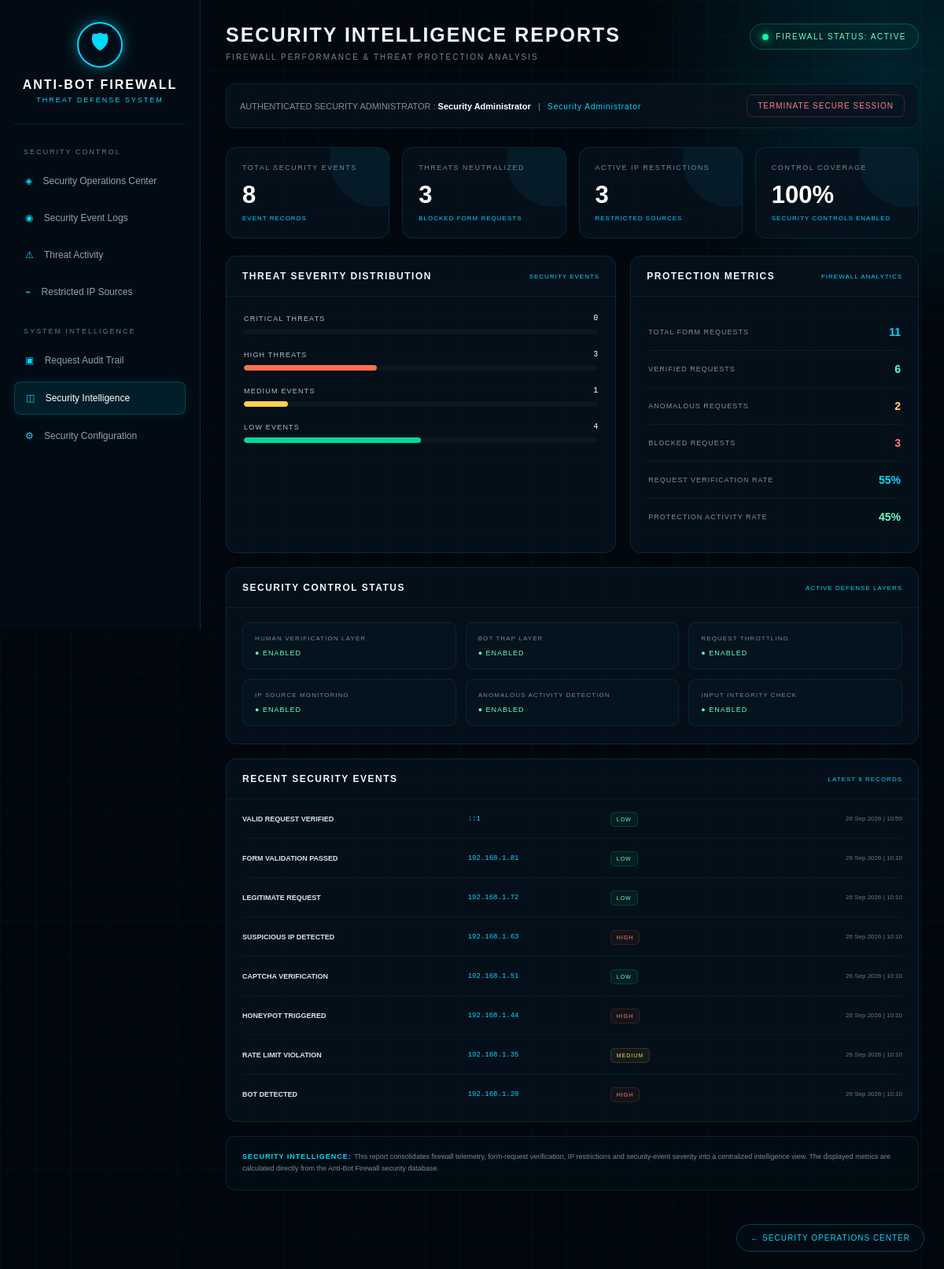
Screenshot of /security_reports.php (signed in) with the database file from the repository.
### tables this page shows
CREATE TABLE `security_logs` (
  `id` int(11) NOT NULL,
  `event_type` varchar(100) NOT NULL,
  `ip_address` varchar(45) NOT NULL,
  `severity` enum('LOW','MEDIUM','HIGH','CRITICAL') DEFAULT 'LOW',
  `action_taken` varchar(150) DEFAULT NULL,
  `user_agent` text DEFAULT NULL,
  `created_at` timestamp NOT NULL DEFAULT current_timestamp()
);

### security_reports.php (the view, shortened to what the rows shown need)
<?php
$recent_events = mysqli_query(
    $conn,
    "SELECT
        event_type,
        ip_address,
        severity,
        action_taken,
        created_at
     FROM security_logs
     ORDER BY id DESC
     LIMIT 8"
);
?>
<!DOCTYPE html>
<html lang="en">
<head>
</head>
<body>
<aside class="sidebar">
    <div class="logo">
        <h2>
            ANTI-BOT FIREWALL
        </h2>
    </div>
</aside>
<main class="main">
    <div class="header">
        <div>
            <h1>
                SECURITY INTELLIGENCE REPORTS
            </h1>
        </div>
    </div>
    <div class="report-grid">
        <section class="panel">
            <div class="panel-header">
                <h2>
                    THREAT SEVERITY DISTRIBUTION
                </h2>
            </div>
        </section>
        <section class="panel">
            <div class="panel-header">
                <h2>
                    PROTECTION METRICS
                </h2>
            </div>
        </section>
    </div>
    <section class="panel">
        <div class="panel-header">
            <h2>
                SECURITY CONTROL STATUS
            </h2>
        </div>
    </section>
    <section
        class="panel"
        style="margin-top:18px;"
    >
        <div class="panel-header">
            <h2>
                RECENT SECURITY EVENTS
            </h2>
        </div>
        <div class="event-list">
        <?php if (
            $recent_events &&
            mysqli_num_rows($recent_events) > 0
        ): ?>
            <?php while (
                $event = mysqli_fetch_assoc($recent_events)
            ): ?>
                <?php
                $severity =
                    strtoupper(
                        $event["severity"]
                    );
                $severity_class =
                    strtolower($severity);
                ?>
                <div class="event">
                    <div class="event-type">
                        <?= htmlspecialchars(
                            $event["event_type"]
                        ) ?>
                    </div>
                    <div class="event-ip">
                        <?= htmlspecialchars(
                            $event["ip_address"]
                        ) ?>
                    </div>
                    <div>
                        <span
                            class="badge badge-<?= htmlspecialchars(
                                $severity_class
                            ) ?>"
                        >
                            <?= htmlspecialchars(
                                $severity
                            ) ?>
                        </span>
                    </div>
                    <div class="event-time">
                        <?= date(
                            "d M Y | H:i",
                            strtotime(
                                $event["created_at"]
                            )
                        ) ?>
                    </div>
                </div>
            <?php endwhile; ?>
        <?php endif; ?>
        </div>
    </section>
</main>
</body>
</html>

### rows the page displays
security_logs: event_type "VALID REQUEST VERIFIED", ip_address "::1", severity "LOW", created_at "26 Sep 2026 | 10:50"
security_logs: event_type "FORM VALIDATION PASSED", ip_address "192.168.1.81", severity "LOW", created_at "26 Sep 2026 | 10:10"
security_logs: event_type "LEGITIMATE REQUEST", ip_address "192.168.1.72", severity "LOW", created_at "26 Sep 2026 | 10:10"
security_logs: event_type "SUSPICIOUS IP DETECTED", ip_address "192.168.1.63", severity "HIGH", created_at "26 Sep 2026 | 10:10"
security_logs: event_type "CAPTCHA VERIFICATION", ip_address "192.168.1.51", severity "LOW", created_at "26 Sep 2026 | 10:10"
security_logs: event_type "HONEYPOT TRIGGERED", ip_address "192.168.1.44", severity "HIGH", created_at "26 Sep 2026 | 10:10"
security_logs: event_type "RATE LIMIT VIOLATION", ip_address "192.168.1.35", severity "MEDIUM", created_at "26 Sep 2026 | 10:10"
security_logs: event_type "BOT DETECTED", ip_address "192.168.1.20", severity "HIGH", created_at "26 Sep 2026 | 10:10"

### other values shown
$admin_name "Security Administrator"
$admin_role "Security Administrator"
$total_events "8"
$blocked_requests "3"
$active_restrictions "3"
$critical_events "0"
$high_events "3"
$medium_events "1"
$low_events "4"
$total_requests "11"
$verified_requests "6"
$suspicious_requests "2"
$verification_rate "55"
$protection_rate "45"
